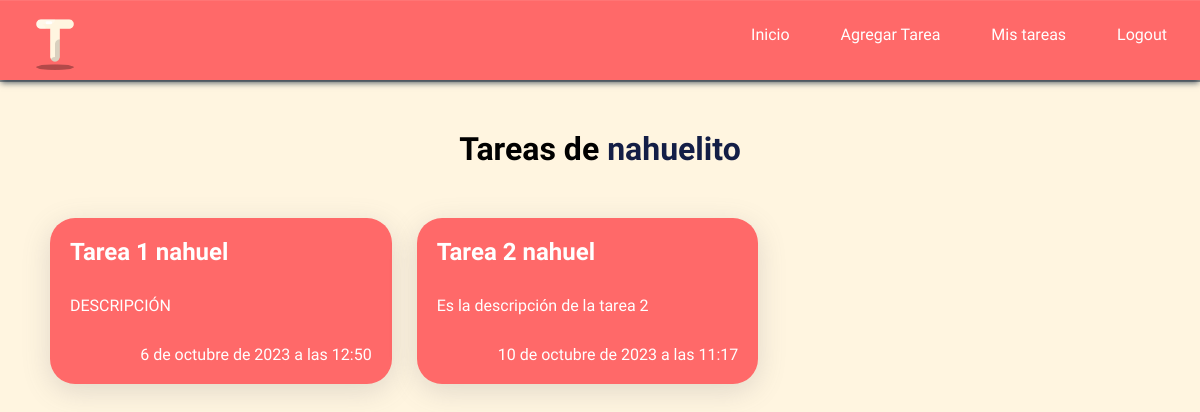
Page /mis/tareas (signed in) on the earlier database version.
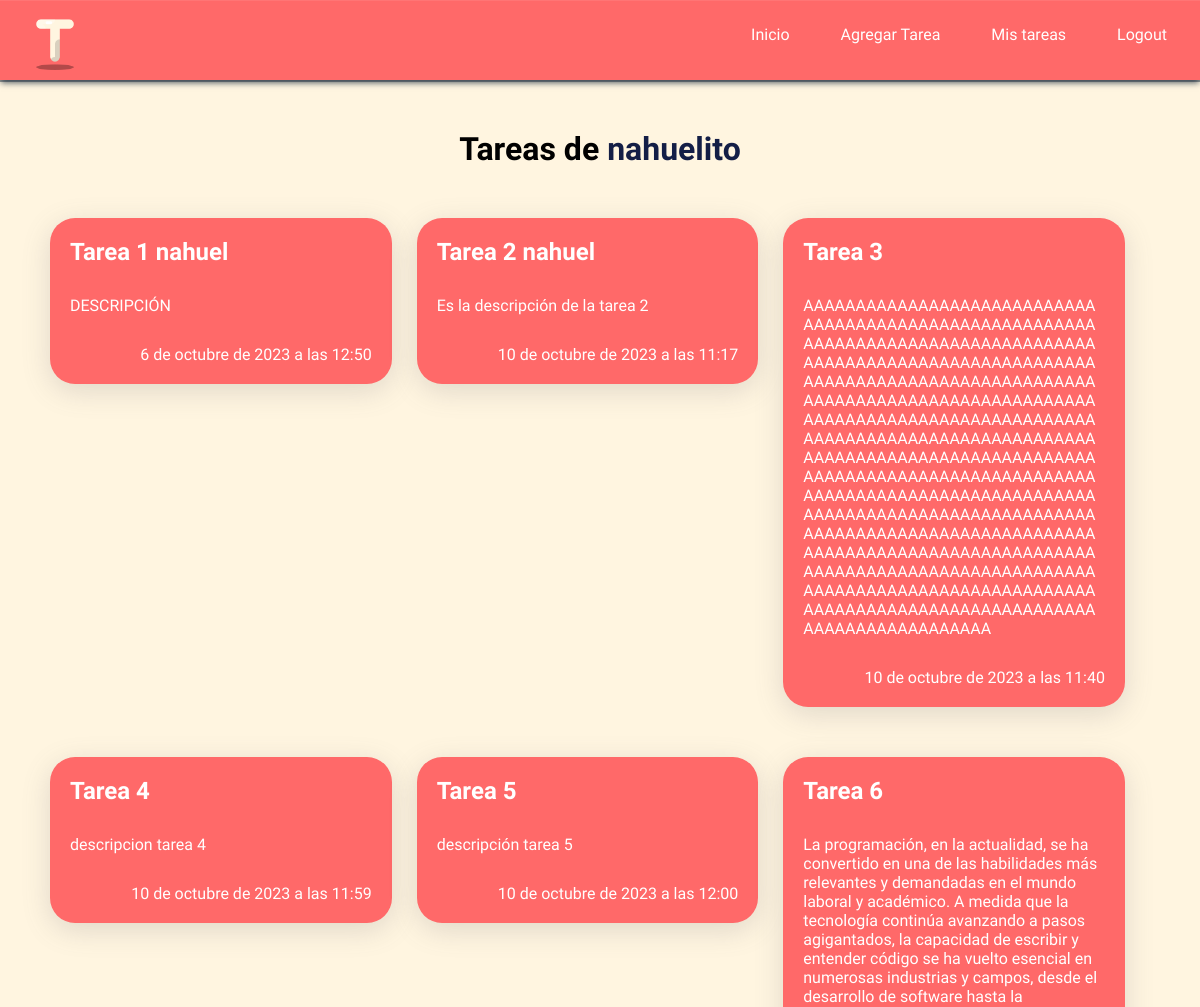
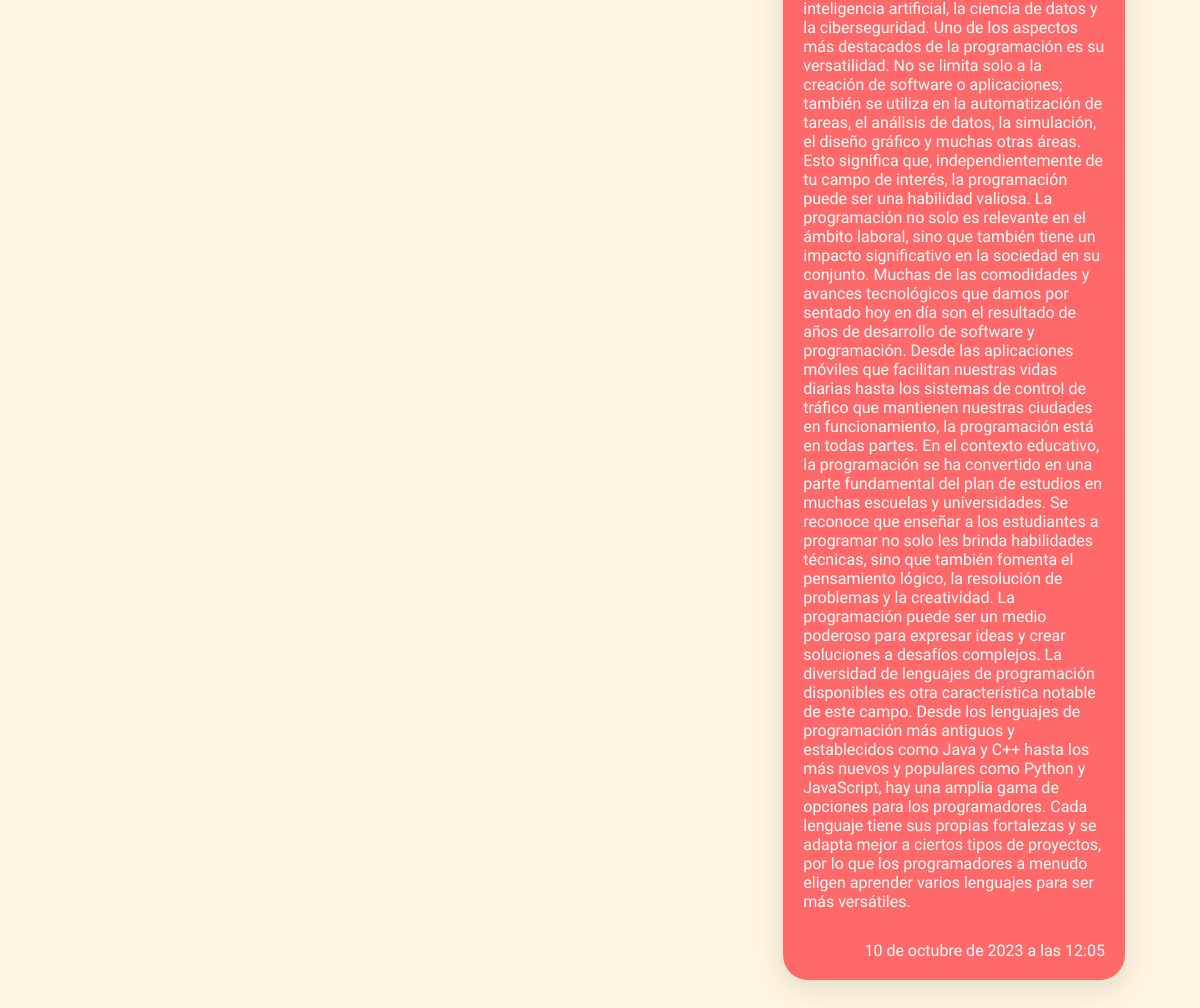
Same page on the later database version (2 pictures, top to bottom).
### registro_tareas/models.py (models this page shows, shortened)
class Tarea(models.Model):
    titulo = models.CharField(max_length=200)
    descripcion = models.TextField()
    fecha_creacion = models.DateTimeField(auto_now_add=True)
    user = models.ForeignKey(User, on_delete=models.CASCADE)

### registro_tareas/views.py (the view)
# urls.py: path('mis/tareas', views.leer, name='leer')
@login_required
def leer(request):
    usuario = request.user
    tareas = Tarea.objects.filter(user=usuario)
    return render(request, 'paginas/mis_tareas.html', {
        'tareas' : tareas,
        'usuario' : usuario,
    })

### templates/paginas/mis_tareas.html (shortened to what this page needs)
{% extends 'index.html' %}
{% block content %}
<main>
    <h1>Tareas de <span id="span-usuario">{{usuario}}</span></h1>
    <section class="container-tareas">
        {% for tarea in tareas %}
        <div class="card-tarea">
            <h3>{{ tarea.titulo }}</h3>
            <p class="parrafo-descripcion">{{ tarea.descripcion }}</p>
            <p class="parrafo-fecha">{{ tarea.fecha_creacion }}</p>
        </div>
        {% empty %}
        <h3>Aún no creaste tareas, crea una!</h3>
        {% endfor %}
    </section>
</main>
{% endblock %}

### templates/index.html (shortened to what this page needs)
{% load static %}
<!DOCTYPE html>
<html lang="es">
<head>
    <link rel="stylesheet" href="{% static 'styles/style.css' %}">
    <link rel="stylesheet" href="{% static 'styles/navbar.css' %}">
    <link rel="stylesheet" href="{% static 'styles/forms-styles.css' %}">
    <link rel="stylesheet" href="{% static 'styles/crear-tarea-form.css' %}">
    <link rel="stylesheet" href="{% static 'styles/leer-tarea.css' %}">
</head>
<body>
    {% include 'layouts/navbar.html' %}
    {% block content %}
    {% endblock %}
</body>
</html>

### templates/layouts/navbar.html (shortened to what this page needs)
{% load static %}
<nav>
    <img src="{% static 'img/icono-taskly.png' %}" alt="Logo Taskly">
    <ul id="menu" class="none">
        <li><a href="{% url 'index' %}">Inicio</a></li>
        {% if request.user.is_authenticated %}
        <li><a href="{% url 'crear' %}">Agregar Tarea</a></li>
        <li><a href="{% url 'leer' %}">Mis tareas</a></li>
        <li><a href="{% url 'cerrar_sesion' %}">Logout</a></li>
        {% else %}
        <li><a href="{% url 'registro' %}">Registrarse</a></li>
        <li><a href="{% url 'iniciar_sesion' %}">Login</a></li>
        {% endif %}
    </ul>
</nav>

### static/styles/style.css (style rules this page uses)
* { margin: 0; padding: 0; box-sizing: border-box; }
body { background-color: #FFF5E0; font-family: 'Kanit', sans-serif; }

### static/styles/navbar.css (style rules this page uses)
nav { padding: 25px; height: 80px; background-color: #FF6969; display: flex; box-shadow: rgba(6, 24, 44, 0.4) 0px 0px 0px 2px, rgba(6, 24, 44, 0.65) 0px 4px 6px -1px, rgba(255, 255, 255, 0.08) 0px 1px 0px inset; }
nav a { text-decoration: none; color: white; padding: 5px 8px; border-radius: 5px; }
nav ul { margin-left: auto; display: flex; }
nav ul li { list-style: none; margin-left: 35px; }
nav img { align-self: center; width: 60px; }

### static/styles/leer-tarea.css (style rules this page uses)
main h1 { text-align: center; margin: 50px 0 20px 0; }
#span-usuario { color: #141E46; }
.container-tareas { display: flex; flex-wrap: wrap; align-items: flex-start; margin-top: 50px; padding: 0 50px; }
.card-tarea { margin: 0 25px 50px 0; padding: 20px; color: white; background-color: #FF6969; border-radius: 25px; box-sizing: border-box; width: calc(33.33% - 25px); overflow-y: hidden; display: flex; flex-direction: column; justify-content: flex-start; box-shadow: rgba(100, 100, 111, 0.2) 0px 7px 29px 0px; }
.card-tarea h3 { margin-bottom: 30px; font-size: 1.5rem; }
.parrafo-descripcion { font-weight: 300; word-wrap: break-word; }
.parrafo-fecha { margin-top: 30px; font-weight: 100; align-self: flex-end; }

Differences in the rows shown:
added Tarea: titulo "Tarea 3", descripcion "AAAAAAAAAAAAAAAAAAAAAAAAAAAAAAAAAAAAAAAAAAAAAAAAAAAAAAAAAAAAAAAAAAAAAAAAAAAAAAAAAAAAAAAAAAAAAAAAAAAAAAAAAAAAAAAAAAAAAAAAAAAAAAAAAAAAAAAAAAAAAAAAAAAAAAAAAAAAAAAAAAAAAAAAAAAAAAAAAAAAAAAAAAAAAAAAAAAAAAAAAAAAAAAAAAAAAAAAAAAAAAAAAAAAAAAAAAAAAAAAAAAAAAAAAAAAAAAAAAAAAAAAAAAAAAAAAAAAAAAAAAAAAAAAAAAAAAAAAAAAAAAAAAAAAAAAAAAAAAAAAAAAAAAAAAAAAAAAAAAAAAAAAAAAAAAAAAAAAAAAAAAAAAAAAAAAAAAAAAAAAAAAAAAAAAAAAAAAAAAAAAAAAAAAAAAAAAAAAAAAAAAAAAAAAAAAAAAAAAAAAAAAAAAAAAAAAAAAAAAAAAAAAAAAAAAAAAAAAAAAAAAAAAAAAAAAAA", fecha_creacion "10 de octubre de 2023 a las 11:40"
added Tarea: titulo "Tarea 4", descripcion "descripcion tarea 4", fecha_creacion "10 de octubre de 2023 a las 11:59"
added Tarea: titulo "Tarea 5", descripcion "descripción tarea 5", fecha_creacion "10 de octubre de 2023 a las 12:00"
added Tarea: titulo "Tarea 6", descripcion "La programación, en la actualidad, se ha convertido en una de las habilidades más relevantes y demandadas en el mundo laboral y académico. A medida que la tecnología continúa avanzando a pasos agigantados, la capacidad de escribir y entender código se ha vuelto esencial en numerosas industrias y campos, desde el desarrollo de software hasta la inteligencia artificial, la ciencia de datos y la ciberseguridad. Uno de los aspectos más destacados de la programación es su versatilidad. No se limita solo a la creación de software o aplicaciones; también se utiliza en la automatización de tareas, el análisis de datos, la simulación, el diseño gráfico y muchas otras áreas. Esto significa que,…", fecha_creacion "10 de octubre de 2023 a las 12:05"
